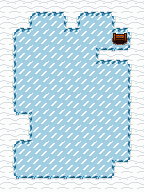

Tiled map render using the project's own tile images. Description and the map definition, with tile-layer contents summarised, below:
An orthogonal 9x12 tile map with 16x16 px tiles, 2 tile layers (ground, events) and 4 objects (3x boulder, spawn).

<map version="1.0" orientation="orthogonal" width="9" height="12" tilewidth="16" tileheight="16">
 <tileset firstgid="1" name="tileset" tilewidth="16" tileheight="16">
  <image source="../tilesets/tileset.png" width="128" height="128" />
  <tile id="0">
   <properties>
    <property name="colliding" value="true" />
   </properties>
  </tile>
  <tile id="1">
   <properties>
    <property name="colliding" value="true" />
   </properties>
  </tile>
  <tile id="2">
   <properties>
    <property name="colliding" value="true" />
   </properties>
  </tile>
  <tile id="3">
   <properties>
    <property name="direction" value="up" />
    <property name="event" value="arrow" />
   </properties>
  </tile>
  <tile id="4">
   <properties>
    <property name="colliding" value="true" />
   </properties>
  </tile>
  <tile id="5">
   <properties>
    <property name="colliding" value="true" />
   </properties>
  </tile>
  <tile id="8">
   <properties>
    <property name="colliding" value="true" />
   </properties>
  </tile>
  <tile id="9">
   <properties>
    <property name="colliding" value="true" />
   </properties>
  </tile>
  <tile id="10">
   <properties>
    <property name="event" value="trapdoor" />
    <property name="state" value="open" />
   </properties>
  </tile>
  <tile id="11">
   <properties>
    <property name="direction" value="right" />
    <property name="event" value="arrow" />
   </properties>
  </tile>
  <tile id="12">
   <properties>
    <property name="colliding" value="true" />
   </properties>
  </tile>
  <tile id="13">
   <properties>
    <property name="colliding" value="true" />
   </properties>
  </tile>
  <tile id="16">
   <properties>
    <property name="colliding" value="true" />
   </properties>
  </tile>
  <tile id="17">
   <properties>
    <property name="colliding" value="true" />
   </properties>
  </tile>
  <tile id="18">
   <properties>
    <property name="event" value="trapdoor" />
    <property name="state" value="close" />
   </properties>
  </tile>
  <tile id="19">
   <properties>
    <property name="direction" value="left" />
    <property name="event" value="arrow" />
   </properties>
  </tile>
  <tile id="20">
   <properties>
    <property name="colliding" value="true" />
   </properties>
  </tile>
  <tile id="21">
   <properties>
    <property name="colliding" value="true" />
   </properties>
  </tile>
  <tile id="24">
   <properties>
    <property name="colliding" value="true" />
   </properties>
  </tile>
  <tile id="25">
   <properties>
    <property name="colliding" value="true" />
   </properties>
  </tile>
  <tile id="26">
   <properties>
    <property name="event" value="trampoline" />
   </properties>
  </tile>
  <tile id="27">
   <properties>
    <property name="direction" value="down" />
    <property name="event" value="arrow" />
   </properties>
  </tile>
  <tile id="28">
   <properties>
    <property name="colliding" value="colliding" />
   </properties>
  </tile>
  <tile id="29">
   <properties>
    <property name="colliding" value="true" />
   </properties>
  </tile>
  <tile id="32">
   <properties>
    <property name="colliding" value="true" />
   </properties>
  </tile>
  <tile id="33">
   <properties>
    <property name="colliding" value="true" />
   </properties>
  </tile>
  <tile id="34">
   <properties>
    <property name="event" value="switch" />
    <property name="state" value="on" />
   </properties>
  </tile>
  <tile id="35">
   <properties>
    <property name="event" value="ice" />
   </properties>
  </tile>
  <tile id="36">
   <properties>
    <property name="colliding" value="true" />
   </properties>
  </tile>
  <tile id="37">
   <properties>
    <property name="colliding" value="true" />
   </properties>
  </tile>
  <tile id="40">
   <properties>
    <property name="colliding" value="true" />
   </properties>
  </tile>
  <tile id="41">
   <properties>
    <property name="colliding" value="true" />
   </properties>
  </tile>
  <tile id="42">
   <properties>
    <property name="event" value="switch" />
    <property name="state" value="off" />
   </properties>
  </tile>
  <tile id="44">
   <properties>
    <property name="colliding" value="true" />
   </properties>
  </tile>
  <tile id="45">
   <properties>
    <property name="colliding" value="true" />
   </properties>
  </tile>
  <tile id="48">
   <properties>
    <property name="colliding" value="true" />
   </properties>
  </tile>
  <tile id="49">
   <properties>
    <property name="colliding" value="true" />
   </properties>
  </tile>
  <tile id="51">
   <properties>
    <property name="event" value="exit" />
   </properties>
  </tile>
  <tile id="52">
   <properties>
    <property name="colliding" value="true" />
   </properties>
  </tile>
  <tile id="56">
   <properties>
    <property name="colliding" value="true" />
   </properties>
  </tile>
  <tile id="57">
   <properties>
    <property name="colliding" value="true" />
   </properties>
  </tile>
  <tile id="59">
   <properties>
    <property name="event" value="crumbly" />
   </properties>
  </tile>
  <tile id="60">
   <properties>
    <property name="colliding" value="true" />
   </properties>
  </tile>
 </tileset>
 <layer name="ground" width="9" height="12">
  <data>[108 cells, 108 non-empty, 14 distinct tile ids]</data>
 </layer>
 <layer name="events" width="9" height="12">
  <data>[108 cells, 63 non-empty, 3 distinct tile ids]</data>
 </layer>
 <objectgroup name="objects" width="0" height="0">
  <object name="spawn" x="20" y="36" width="8" height="8" />
  <object name="boulder" x="80" y="32" width="16" height="16" />
  <object name="boulder" x="80" y="96" width="19" height="18" />
  <object name="boulder" x="64" y="128" width="18" height="18" />
 </objectgroup>
</map>